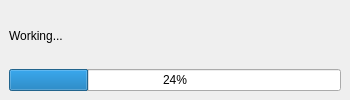
<ui version="4.0" >
 <class>Progress</class>
 <widget class="QDialog" name="Progress" >
  <property name="geometry" >
   <rect>
    <x>0</x>
    <y>0</y>
    <width>350</width>
    <height>100</height>
   </rect>
  </property>
  <property name="minimumSize" >
   <size>
    <width>350</width>
    <height>100</height>
   </size>
  </property>
  <property name="maximumSize" >
   <size>
    <width>350</width>
    <height>100</height>
   </size>
  </property>
  <property name="windowTitle" >
   <string>Dialog</string>
  </property>
  <layout class="QVBoxLayout" >
   <property name="margin" >
    <number>9</number>
   </property>
   <property name="spacing" >
    <number>6</number>
   </property>
   <item>
    <widget class="QLabel" name="message" >
     <property name="text" >
      <string>Working...</string>
     </property>
    </widget>
   </item>
   <item>
    <widget class="QProgressBar" name="progress" >
     <property name="value" >
      <number>24</number>
     </property>
     <property name="orientation" >
      <enum>Qt::Horizontal</enum>
     </property>
    </widget>
   </item>
  </layout>
 </widget>
 <resources/>
 <connections/>
</ui>
